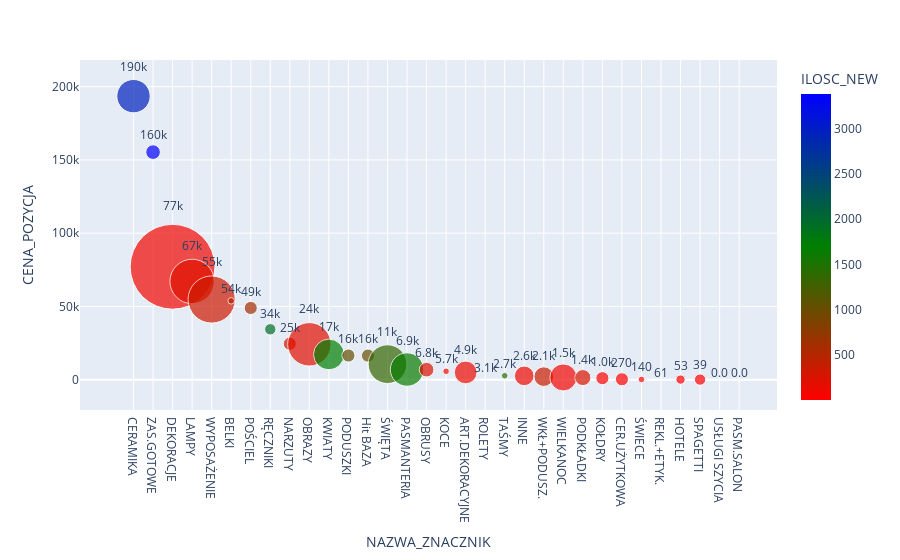

The notebook cell saved with this chart:
### Code cell
func_plot_scatter(df_fi, {'ILOSC_NEW':'sum',
                         'CENA_POZYCJA':'sum'}, 
                  'NAZWA_ZNACZNIK',
                 df_sell,
                 'ILOSC_NEW')

### Figure 1 — Plotly figure (JSON) as saved in the notebook; plotly's stock layout.template omitted (floating-point values rounded to 4 significant figures)
{"data": [{"hovertemplate": "<b>%{hovertext}</b><br><br>NAZWA_ZNACZNIK=%{x}<br>CENA_POZYCJA=%{text}<br>proc=%{marker.size}<br>ILOSC_NEW=%{marker.color}<extra></extra>", "hovertext": ["CERAMIKA", "ZAS.GOTOWE", "DEKORACJE", "LAMPY", "WYPOSAŻENIE", "BELKI", "POŚCIEL", "RĘCZNIKI", "NARZUTY", "OBRAZY", "KWIATY", "PODUSZKI", "Hit BAZA", "ŚWIĘTA", "PASMANTERIA", "OBRUSY", "KOCE", "ART.DEKORACYJNE", "ROLETY", "TAŚMY", "INNE", "WKŁ+PODUSZ.", "WIELKANOC", "PODKŁADKI", "KOŁDRY", "CER.UŻYTKOWA", "ŚWIECE", "REKL.+ETYK.", "HOTELE", "SPAGETTI", "USŁUGI SZYCIA", "PASM.SALON"], "legendgroup": "", "marker": {"color": [2951, 3382, 86.4, 215, 328, 486, 615, 1947, 291, 201, 1704, 1050, 1015.0, 1352, 1629.0, 226, 109, 119, 24, 1438.0, 118, 358, 80, 268, 15, 12, 4, 13, 2, 1, 2, 1], "coloraxis": "coloraxis", "size": [2.6, 0.5, 16.8, 4.6, 5.2, 0.1, 0.4, 0.3, 0.4, 4.4, 2.2, 0.4, 0.4, 3.5, 2.6, 0.5, 0.1, 1.2, 0, 0.1, 0.9, 0.9, 1.7, 0.6, 0.4, 0.4, 0.1, 0, 0.2, 0.3, 0, 0], "sizemode": "area", "sizeref": 0.004667, "symbol": "circle"}, "mode": "markers+text", "name": "", "orientation": "v", "showlegend": false, "text": [193500.0, 155300.0, 77060.0, 67070.0, 54720.0, 53830.0, 48950.0, 34390.0, 24520.0, 24130.0, 17220.0, 16490.0, 16430.0, 10590.0, 6923.0, 6811.0, 5723.0, 4937.0, 3052.0, 2678.0, 2603.0, 2068.0, 1539.0, 1421.0, 1007.0, 266.8, 138.5, 60.7, 52.9, 38.7, 0, 0], "textposition": "top center", "texttemplate": "%{text:.2s}", "type": "scatter", "x": ["CERAMIKA", "ZAS.GOTOWE", "DEKORACJE", "LAMPY", "WYPOSAŻENIE", "BELKI", "POŚCIEL", "RĘCZNIKI", "NARZUTY", "OBRAZY", "KWIATY", "PODUSZKI", "Hit BAZA", "ŚWIĘTA", "PASMANTERIA", "OBRUSY", "KOCE", "ART.DEKORACYJNE", "ROLETY", "TAŚMY", "INNE", "WKŁ+PODUSZ.", "WIELKANOC", "PODKŁADKI", "KOŁDRY", "CER.UŻYTKOWA", "ŚWIECE", "REKL.+ETYK.", "HOTELE", "SPAGETTI", "USŁUGI SZYCIA", "PASM.SALON"], "xaxis": "x", "y": [193500.0, 155300.0, 77060.0, 67070.0, 54720.0, 53830.0, 48950.0, 34390.0, 24520.0, 24130.0, 17220.0, 16490.0, 16430.0, 10590.0, 6923.0, 6811.0, 5723.0, 4937.0, 3052.0, 2678.0, 2603.0, 2068.0, 1539.0, 1421.0, 1007.0, 266.8, 138.5, 60.7, 52.9, 38.7, 0, 0], "yaxis": "y"}], "layout": {"autosize": true, "coloraxis": {"colorbar": {"title": {"text": "ILOSC_NEW"}}, "colorscale": [[0, "red"], [0.5, "green"], [1, "blue"]]}, "hovermode": "x", "legend": {"itemsizing": "constant", "tracegroupgap": 0}, "margin": {"t": 60}, "xaxis": {"anchor": "y", "autorange": true, "domain": [0, 1], "range": [-2.129, 32.81], "title": {"text": "NAZWA_ZNACZNIK"}, "type": "category"}, "yaxis": {"anchor": "x", "autorange": true, "domain": [0, 1], "range": [-18470.0, 215500.0], "title": {"text": "CENA_POZYCJA"}, "type": "linear"}}}
